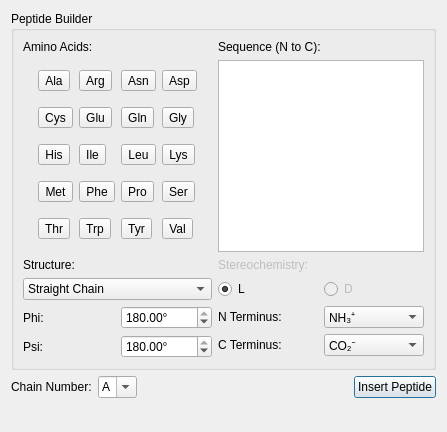
<?xml version="1.0" encoding="UTF-8"?>
<ui version="4.0">
 <class>InsertPeptideDialog</class>
 <widget class="QDialog" name="InsertPeptideDialog">
  <property name="geometry">
   <rect>
    <x>0</x>
    <y>0</y>
    <width>447</width>
    <height>432</height>
   </rect>
  </property>
  <property name="windowTitle">
   <string>Insert Peptide</string>
  </property>
  <layout class="QVBoxLayout" name="verticalLayout">
   <item>
    <widget class="QGroupBox" name="groupBox">
     <property name="title">
      <string>Peptide Builder</string>
     </property>
     <layout class="QGridLayout" name="gridLayout">
      <item row="1" column="0">
       <layout class="QHBoxLayout" name="horizontalLayout">
        <item>
         <spacer name="horizontalSpacer">
          <property name="orientation">
           <enum>Qt::Horizontal</enum>
          </property>
          <property name="sizeHint" stdset="0">
           <size>
            <width>40</width>
            <height>20</height>
           </size>
          </property>
         </spacer>
        </item>
        <item>
         <layout class="QGridLayout" name="aminoLayout">
          <property name="sizeConstraint">
           <enum>QLayout::SetDefaultConstraint</enum>
          </property>
          <item row="0" column="0">
           <widget class="QToolButton" name="toolButton">
            <property name="toolTip">
             <string>Alanine</string>
            </property>
            <property name="text">
             <string>Ala</string>
            </property>
           </widget>
          </item>
          <item row="0" column="1">
           <widget class="QToolButton" name="toolButton_2">
            <property name="toolTip">
             <string>Arginine</string>
            </property>
            <property name="text">
             <string>Arg</string>
            </property>
           </widget>
          </item>
          <item row="0" column="2">
           <widget class="QToolButton" name="toolButton_3">
            <property name="toolTip">
             <string>Asparagine</string>
            </property>
            <property name="text">
             <string>Asn</string>
            </property>
           </widget>
          </item>
          <item row="0" column="3">
           <widget class="QToolButton" name="toolButton_4">
            <property name="toolTip">
             <string>Aspartic acid</string>
            </property>
            <property name="text">
             <string>Asp</string>
            </property>
           </widget>
          </item>
          <item row="1" column="0">
           <widget class="QToolButton" name="toolButton_5">
            <property name="toolTip">
             <string>Cysteine</string>
            </property>
            <property name="text">
             <string>Cys</string>
            </property>
           </widget>
          </item>
          <item row="1" column="1">
           <widget class="QToolButton" name="toolButton_6">
            <property name="toolTip">
             <string>Glutamic acid</string>
            </property>
            <property name="text">
             <string>Glu</string>
            </property>
           </widget>
          </item>
          <item row="1" column="2">
           <widget class="QToolButton" name="toolButton_7">
            <property name="toolTip">
             <string>Glutamine</string>
            </property>
            <property name="text">
             <string>Gln</string>
            </property>
           </widget>
          </item>
          <item row="1" column="3">
           <widget class="QToolButton" name="toolButton_8">
            <property name="toolTip">
             <string>Glycine</string>
            </property>
            <property name="text">
             <string>Gly</string>
            </property>
           </widget>
          </item>
          <item row="2" column="0">
           <widget class="QToolButton" name="toolButton_9">
            <property name="toolTip">
             <string>Histidine</string>
            </property>
            <property name="text">
             <string>His</string>
            </property>
           </widget>
          </item>
          <item row="2" column="1">
           <widget class="QToolButton" name="toolButton_10">
            <property name="toolTip">
             <string>Isoleucine</string>
            </property>
            <property name="text">
             <string>Ile</string>
            </property>
           </widget>
          </item>
          <item row="4" column="3">
           <widget class="QToolButton" name="toolButton_19">
            <property name="toolTip">
             <string>Valine</string>
            </property>
            <property name="text">
             <string>Val</string>
            </property>
           </widget>
          </item>
          <item row="4" column="2">
           <widget class="QToolButton" name="toolButton_18">
            <property name="toolTip">
             <string>Tyrosine</string>
            </property>
            <property name="text">
             <string>Tyr</string>
            </property>
           </widget>
          </item>
          <item row="4" column="1">
           <widget class="QToolButton" name="toolButton_17">
            <property name="toolTip">
             <string>Tryptophan</string>
            </property>
            <property name="text">
             <string>Trp</string>
            </property>
           </widget>
          </item>
          <item row="4" column="0">
           <widget class="QToolButton" name="toolButton_16">
            <property name="toolTip">
             <string>Threonine</string>
            </property>
            <property name="text">
             <string>Thr</string>
            </property>
           </widget>
          </item>
          <item row="3" column="3">
           <widget class="QToolButton" name="toolButton_15">
            <property name="toolTip">
             <string>Serine</string>
            </property>
            <property name="text">
             <string>Ser</string>
            </property>
           </widget>
          </item>
          <item row="3" column="2">
           <widget class="QToolButton" name="toolButton_14">
            <property name="toolTip">
             <string>Proline</string>
            </property>
            <property name="text">
             <string>Pro</string>
            </property>
           </widget>
          </item>
          <item row="3" column="1">
           <widget class="QToolButton" name="toolButton_13">
            <property name="toolTip">
             <string>Phenylalanine</string>
            </property>
            <property name="text">
             <string>Phe</string>
            </property>
           </widget>
          </item>
          <item row="3" column="0">
           <widget class="QToolButton" name="toolButton_12">
            <property name="toolTip">
             <string>Methionine</string>
            </property>
            <property name="text">
             <string>Met</string>
            </property>
           </widget>
          </item>
          <item row="2" column="3">
           <widget class="QToolButton" name="toolButton_11">
            <property name="toolTip">
             <string>Lysine</string>
            </property>
            <property name="text">
             <string>Lys</string>
            </property>
           </widget>
          </item>
          <item row="2" column="2">
           <widget class="QToolButton" name="toolButton_20">
            <property name="toolTip">
             <string>Leucine</string>
            </property>
            <property name="text">
             <string>Leu</string>
            </property>
           </widget>
          </item>
         </layout>
        </item>
        <item>
         <spacer name="horizontalSpacer_2">
          <property name="orientation">
           <enum>Qt::Horizontal</enum>
          </property>
          <property name="sizeHint" stdset="0">
           <size>
            <width>40</width>
            <height>20</height>
           </size>
          </property>
         </spacer>
        </item>
       </layout>
      </item>
      <item row="0" column="0">
       <widget class="QLabel" name="label_6">
        <property name="text">
         <string>Amino Acids:</string>
        </property>
       </widget>
      </item>
      <item row="0" column="1">
       <widget class="QLabel" name="label">
        <property name="text">
         <string>Sequence (N to C):</string>
        </property>
       </widget>
      </item>
      <item row="1" column="1">
       <widget class="QPlainTextEdit" name="sequenceText"/>
      </item>
      <item row="3" column="1">
       <widget class="QLabel" name="label_2">
        <property name="enabled">
         <bool>false</bool>
        </property>
        <property name="text">
         <string>Stereochemistry:</string>
        </property>
       </widget>
      </item>
      <item row="4" column="1">
       <layout class="QHBoxLayout" name="horizontalLayout_4">
        <item>
         <widget class="QRadioButton" name="lStereoButton">
          <property name="text">
           <string>L</string>
          </property>
          <property name="checked">
           <bool>true</bool>
          </property>
         </widget>
        </item>
        <item>
         <widget class="QRadioButton" name="dStereoButton">
          <property name="enabled">
           <bool>false</bool>
          </property>
          <property name="text">
           <string>D</string>
          </property>
          <property name="checkable">
           <bool>false</bool>
          </property>
         </widget>
        </item>
       </layout>
      </item>
      <item row="5" column="1">
       <layout class="QGridLayout" name="gridLayout_2">
        <item row="0" column="0">
         <widget class="QLabel" name="label_7">
          <property name="text">
           <string>N Terminus:</string>
          </property>
         </widget>
        </item>
        <item row="1" column="0">
         <widget class="QLabel" name="label_8">
          <property name="text">
           <string>C Terminus:</string>
          </property>
         </widget>
        </item>
        <item row="0" column="1">
         <widget class="QComboBox" name="nGroupCombo">
          <property name="currentIndex">
           <number>2</number>
          </property>
          <item>
           <property name="text">
            <string>CH₃CONH</string>
           </property>
          </item>
          <item>
           <property name="text">
            <string>NH₂</string>
           </property>
          </item>
          <item>
           <property name="text">
            <string>NH₃⁺</string>
           </property>
          </item>
         </widget>
        </item>
        <item row="1" column="1">
         <widget class="QComboBox" name="cGroupCombo">
          <property name="currentIndex">
           <number>1</number>
          </property>
          <item>
           <property name="text">
            <string>CO₂H</string>
           </property>
          </item>
          <item>
           <property name="text">
            <string>CO₂⁻</string>
           </property>
          </item>
          <item>
           <property name="text">
            <string>CONHCH₃</string>
           </property>
          </item>
         </widget>
        </item>
       </layout>
      </item>
      <item row="3" column="0">
       <widget class="QLabel" name="label_3">
        <property name="text">
         <string>Structure:</string>
        </property>
       </widget>
      </item>
      <item row="4" column="0">
       <widget class="QComboBox" name="structureCombo">
        <item>
         <property name="text">
          <string>Straight Chain</string>
         </property>
        </item>
        <item>
         <property name="text">
          <string>Alpha Helix</string>
         </property>
        </item>
        <item>
         <property name="text">
          <string>Beta Sheet</string>
         </property>
        </item>
        <item>
         <property name="text">
          <string>3-10 Helix</string>
         </property>
        </item>
        <item>
         <property name="text">
          <string>Pi Helix</string>
         </property>
        </item>
        <item>
         <property name="text">
          <string>Other</string>
         </property>
        </item>
       </widget>
      </item>
      <item row="5" column="0">
       <layout class="QGridLayout" name="gridLayout_3">
        <item row="0" column="0">
         <widget class="QLabel" name="label_4">
          <property name="text">
           <string>Phi:</string>
          </property>
         </widget>
        </item>
        <item row="0" column="1">
         <widget class="QDoubleSpinBox" name="phiSpin">
          <property name="suffix">
           <string>°</string>
          </property>
          <property name="minimum">
           <double>-180.000000000000000</double>
          </property>
          <property name="maximum">
           <double>180.000000000000000</double>
          </property>
          <property name="value">
           <double>180.000000000000000</double>
          </property>
         </widget>
        </item>
        <item row="1" column="1">
         <widget class="QDoubleSpinBox" name="psiSpin">
          <property name="suffix">
           <string>°</string>
          </property>
          <property name="minimum">
           <double>-180.000000000000000</double>
          </property>
          <property name="maximum">
           <double>180.000000000000000</double>
          </property>
          <property name="value">
           <double>180.000000000000000</double>
          </property>
         </widget>
        </item>
        <item row="1" column="0">
         <widget class="QLabel" name="label_5">
          <property name="text">
           <string>Psi:</string>
          </property>
         </widget>
        </item>
       </layout>
      </item>
     </layout>
    </widget>
   </item>
   <item>
    <layout class="QHBoxLayout" name="horizontalLayout_2">
     <item>
      <widget class="QLabel" name="label_9">
       <property name="text">
        <string>Chain Number:</string>
       </property>
      </widget>
     </item>
     <item>
      <widget class="QComboBox" name="chainNumberCombo">
       <property name="toolTip">
        <string>The chain number for the new peptide</string>
       </property>
       <property name="editable">
        <bool>true</bool>
       </property>
       <item>
        <property name="text">
         <string>A</string>
        </property>
       </item>
       <item>
        <property name="text">
         <string>B</string>
        </property>
       </item>
       <item>
        <property name="text">
         <string>C</string>
        </property>
       </item>
       <item>
        <property name="text">
         <string>D</string>
        </property>
       </item>
       <item>
        <property name="text">
         <string>E</string>
        </property>
       </item>
       <item>
        <property name="text">
         <string>F</string>
        </property>
       </item>
       <item>
        <property name="text">
         <string>G</string>
        </property>
       </item>
      </widget>
     </item>
     <item>
      <spacer name="horizontalSpacer_3">
       <property name="orientation">
        <enum>Qt::Horizontal</enum>
       </property>
       <property name="sizeHint" stdset="0">
        <size>
         <width>40</width>
         <height>20</height>
        </size>
       </property>
      </spacer>
     </item>
     <item>
      <widget class="QPushButton" name="insertButton">
       <property name="text">
        <string>Insert Peptide</string>
       </property>
       <property name="default">
        <bool>true</bool>
       </property>
      </widget>
     </item>
    </layout>
   </item>
   <item>
    <spacer name="verticalSpacer">
     <property name="orientation">
      <enum>Qt::Vertical</enum>
     </property>
     <property name="sizeHint" stdset="0">
      <size>
       <width>20</width>
       <height>0</height>
      </size>
     </property>
    </spacer>
   </item>
  </layout>
 </widget>
 <resources/>
 <connections/>
</ui>
